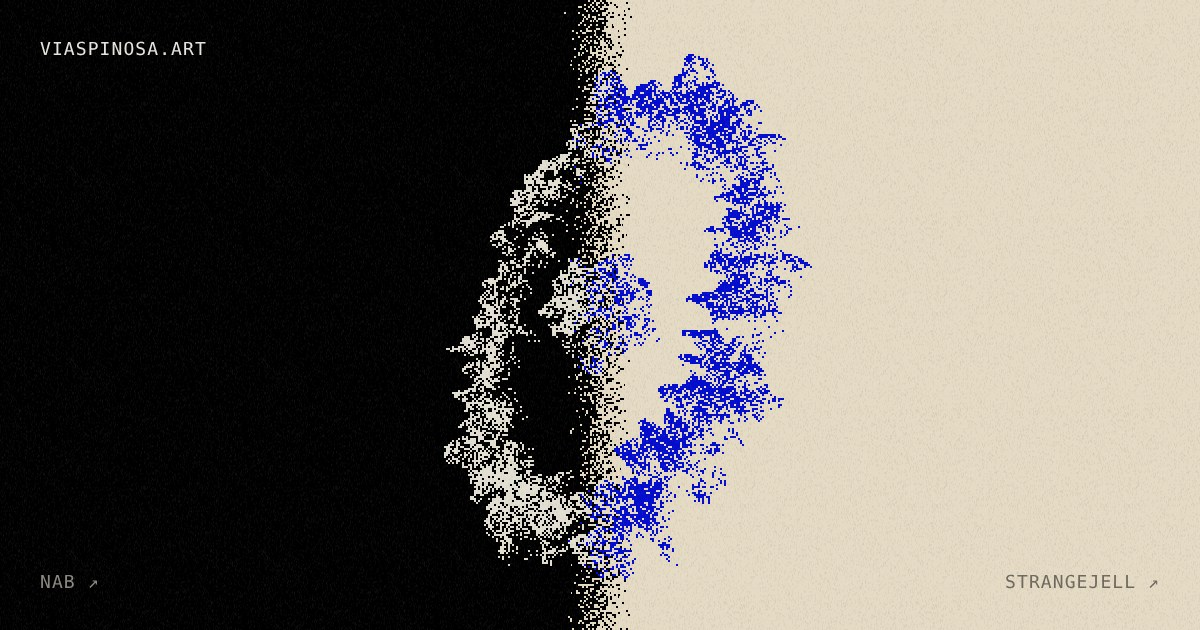
#> input picture og.jpg, 1200 x 630 px
$ python -i images.py   (imports and definitions only)
#> lines starting #> are read from the running program, lines starting #| are printed output that depends on the picture
#!/usr/bin/env python3
"""Готовит картинки для сайта.

Картинки проектов:
    python3 tools/images.py materials/
  Берёт все JPG и PNG из папки (с подпапками), поворачивает по EXIF, убирает метаданные (геометку, модель телефона),
  делает две ширины, 800 и 1600 пикселей (меньше исходника не увеличивает), в формате WebP и кладёт в assets/img/,
  повторяя структуру подпапок:
      materials/spotted/veranda/01.jpg -> assets/img/spotted/veranda/01-800.webp и 01-1600.webp
  В данных проекта картинку указывают без размера и расширения: "/assets/img/spotted/veranda/01".
  Рядом пишется assets/img/manifest.json с пропорциями, чтобы страница заранее держала место под картинку.

Аватар для развилки:
    python3 tools/images.py --avatar фото.jpg --name nab [--cx 0.5 --cy 0.42 --size 0.65]
  Квадратный кадр (центр и размер в долях ширины фото), чёрно-белый, с подтянутым контрастом, 336 пикселей:
      assets/nab.jpg. Зерно на сайте рисуется из него само.

Нужен Pillow: pip install pillow
"""
import argparse, json, sys
from pathlib import Path
from PIL import Image, ImageOps

ROOT = Path(__file__).resolve().parent.parent
WIDTHS = (800, 1600)
EXT = {".jpg", ".jpeg", ".png", ".webp"}


TR = dict(zip("абвгдеёжзийклмнопрстуфхцчшщъыьэюя",
              ["a","b","v","g","d","e","e","zh","z","i","y","k","l","m","n","o","p","r","s","t","u","f","h","ts","ch","sh","sch","","y","","e","yu","ya"]))


def slugify(part):
    """имя файла или папки в адрес: латиница, цифры, дефис"""
    out = "".join(TR.get(ch, ch) for ch in part.lower())
    out = "".join(ch if ch.isascii() and (ch.isalnum() or ch in "-_") else "-" for ch in out)
    while "--" in out: out = out.replace("--", "-")
    return out.strip("-") or "img"


def prepare(im):
    im = ImageOps.exif_transpose(im)
    if im.mode in ("RGBA", "LA", "P"):
        im = im.convert("RGBA")
        bg = Image.new("RGBA", im.size, (255, 255, 255, 0))
        bg.alpha_composite(im)
        return bg
    return im.convert("RGB")


def process_folder(src, out):
    src, out = Path(src), Path(out)
    manifest_path = out / "manifest.json"
    manifest = json.loads(manifest_path.read_text()) if manifest_path.exists() else {}
    files = [p for p in sorted(src.rglob("*")) if p.suffix.lower() in EXT and not p.name.startswith(".")]
    if not files:
        print("в папке нет картинок:", src); return
    for f in files:
        rel = f.relative_to(src).with_suffix("")
        slug = "/".join(slugify(part) for part in rel.parts)
        im = prepare(Image.open(f))
        w, h = im.size
        for target in WIDTHS:
            tw = min(target, w)
            t = im if tw == w else im.resize((tw, round(h * tw / w)), Image.LANCZOS)
            dst = out / f"{slug}-{target}.webp"
            dst.parent.mkdir(parents=True, exist_ok=True)
            t.save(dst, "WEBP", quality=82, method=6)
        try: key = "/" + str((out / slug).resolve().relative_to(ROOT)).replace("\\", "/")
        except ValueError: key = "/assets/img/" + slug   # папка вне сайта: адрес как будто она в assets/img
        manifest[key] = {"w": w, "h": h, "ratio": round(w / h, 4)}
        print(f"{f}  ->  {key}  ({w}×{h})")
    out.mkdir(parents=True, exist_ok=True)
    manifest_path.write_text(json.dumps(manifest, ensure_ascii=False, indent=1, sort_keys=True))
    print(f"готово: {len(files)} картинок, адреса и пропорции — в {manifest_path}")


def avatar(path, name, cx, cy, size, px=336):
    im = prepare(Image.open(path)).convert("L")
    W, H = im.size
    s = size * W
    box = (int(cx * W - s / 2), int(cy * H - s / 2), int(cx * W + s / 2), int(cy * H + s / 2))
    c = ImageOps.autocontrast(im.crop(box).resize((px, px), Image.LANCZOS), cutoff=1)
    dst = ROOT / "assets" / f"{name}.jpg"
    c.save(dst, quality=92)
    print("аватар:", dst.relative_to(ROOT), f"— на развилке: data-photo=\"/assets/{name}.jpg\"")


# [14 lines not run here, left out]

>>> import cv2
>>> picture = cv2.imread('../og.jpg', cv2.IMREAD_GRAYSCALE)
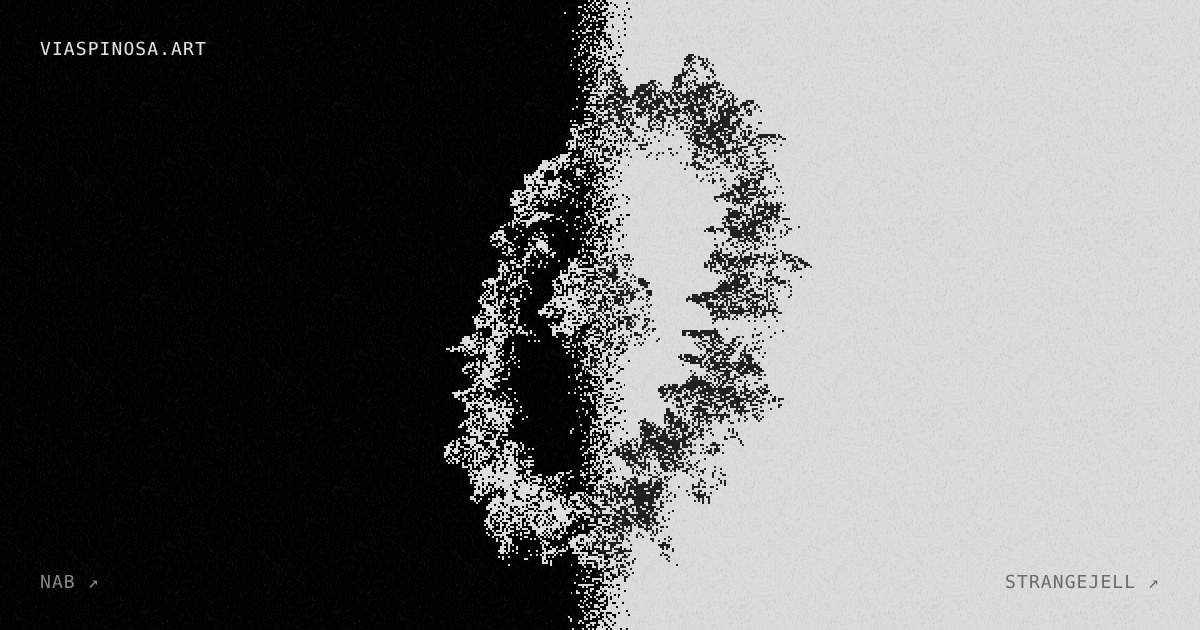
#> picture: shape (630, 1200); min 0, max 244, mean 108.9
>>> result = process_folder(picture, 'out.png')
#> (the run stopped early here; a loop or call above may not have finished)
